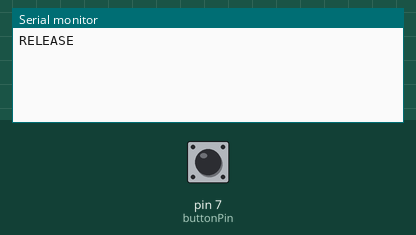
Recording of a sketch running on a simulated Arduino Uno, built with avr-gcc and run on an emulated ATmega328P. On the bench: the last lines printed to the serial monitor. Inputs (shaded band) come from the test bench; at power-on: pin 7 (buttonPin) HIGH.

Above: at 1.2 s.
1.3 s: pin 7 (buttonPin) pulled LOW for 0.15 s
At 2.6 s:
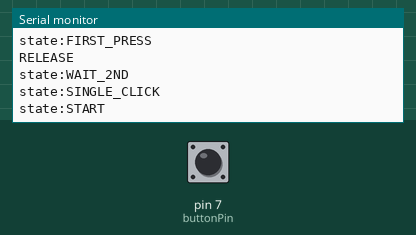
2.9 s: pin 7 (buttonPin) pulled LOW for 3.2 s
At 4.2 s:
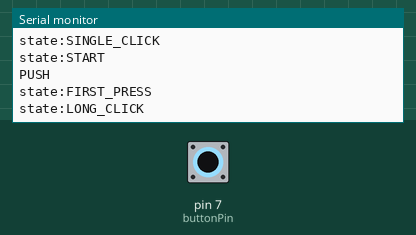
7.6 s: pin 7 (buttonPin) pulsed LOW 2 times (0.12 s each, 0.3 s apart)
At 7.87 s:
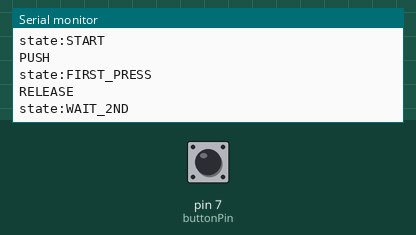

The sketch:

easy_button.ino
```cpp
#define START 0
#define FIRST_PRESS 1
#define LONG_CLICK 2
#define WAIT_2ND 3
#define SINGLE_CLICK 4
#define DOUBLE_CLICK 5
int buttonPin=7;
int raw;
int lastRaw;
uint8_t state=START;
 unsigned long lastJumpTime;
void setup() {
  // put your setup code here, to run once:
  pinMode(buttonPin, INPUT_PULLUP);
  Serial.begin(9600);


}

void loop() {
  raw=digitalRead(buttonPin);
  if (lastRaw!=raw) {
    if (raw==LOW){
      Serial.println("PUSH");
    } else
    {
      Serial.println("RELEASE");
    }

  }
    switch(state){
      case START:

      if (lastRaw!=raw && raw==LOW){
        state=FIRST_PRESS;
        Serial.println("state:FIRST_PRESS");
        lastJumpTime=millis();
      }
      break;
      case FIRST_PRESS:

      if (millis()-lastJumpTime>1000){
        state=LONG_CLICK;
        Serial.println("state:LONG_CLICK");
        break;
      }
      if (lastRaw!=raw && raw==HIGH){
        lastJumpTime=millis();
        state=WAIT_2ND;
        Serial.println("state:WAIT_2ND");

      }
      break;
      case LONG_CLICK:

      if (lastRaw!=raw && raw==HIGH){
        Serial.println("LONG CLICK");
        state=START;
        Serial.println("state:START");

      }
      break;
      case WAIT_2ND:
      if (millis()-lastJumpTime>300){
        state=SINGLE_CLICK;
        Serial.println("state:SINGLE_CLICK");
        break;
      }
      if (lastRaw!=raw && raw==LOW){
        state=DOUBLE_CLICK;
        Serial.println("state:DOUBLE_CLICK");
      }
      break;
      case SINGLE_CLICK:
      state=START;
      Serial.println("state:START");
      break;
      case DOUBLE_CLICK:

      if (raw==HIGH){
         Serial.println("DOUBLE CLICK");
         state=START;
         Serial.println("state:START");
      }
      break;

    }
    lastRaw=raw;

  }
```

Measured:
- after the input at 1.3 s, the serial monitor: prints a new line at once (image 1)
- after the input at 2.9 s, the serial monitor: prints a new line after 1.0 s (image 2)
- after the input at 7.6 s, the serial monitor: prints a new line at once (image 3)
